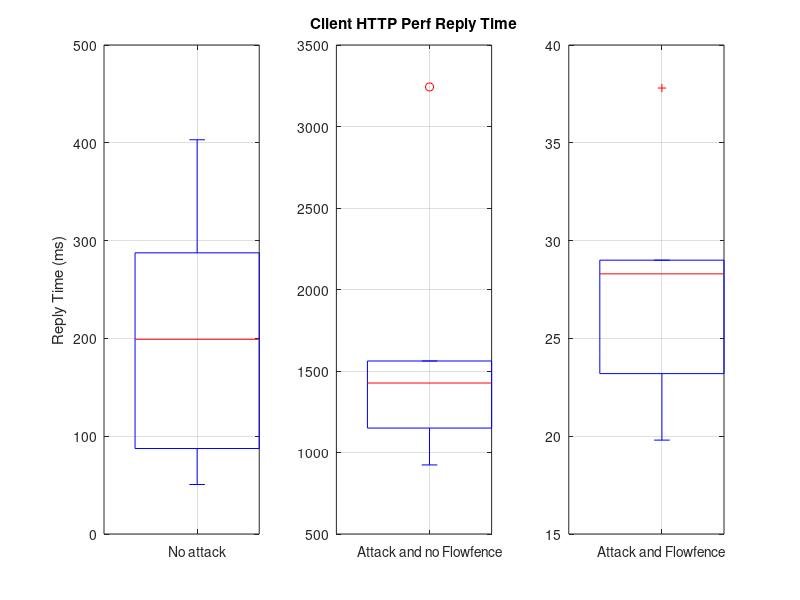

Recreate this plot in MATLAB.
clc;
clear all;
close all;

pingNoAttackTimes = csvread('httpPerfNoAttack/times.txt');
pingAttackTimes = csvread('httpPerfAttack/times.txt');
pingDefenseTimes = csvread('httpPerfDefense/times.txt');

figure(1)

%boxplot(times,'labels',{'With no attack', 'With attack and no Flowfence', 'With attack and Flowfence'});
a = subplot(1,3,1)

boxplot(pingNoAttackTimes, 'labels',{'No attack'});
txt = findobj(gca,'Type','text');
set(findobj(gca,'Type','text'),'FontSize',20)
set(txt(1:end),'VerticalAlignment', 'Middle');
grid on

b=subplot(1,3,2)
boxplot(pingAttackTimes, 'labels',{'Attack and no Flowfence'});
txt = findobj(gca,'Type','text');
set(findobj(gca,'Type','text'),'FontSize',20)
set(txt(1:end),'VerticalAlignment', 'Middle');
grid on

subplot(1,3,3)
boxplot(pingDefenseTimes, 'labels',{'Attack and Flowfence'});
txt = findobj(gca,'Type','text');
set(findobj(gca,'Type','text'),'FontSize',20)
set(txt(1:end),'VerticalAlignment', 'Middle');
grid on

ylabel(a,'Reply Time (ms)')
title(b, 'Client HTTP Perf Reply Time')

% meanUdp100=[meanTxUdpPkts_1' meanRoutedUdpPkts_1' meanRxUdpPkts_1'];
% 
% figure(2)
% boxplot(meanUdp100,'labels',{'Transmitidos', 'Recebidos Roteador', 'Recebidos Servidor'});


% 
% results=importdata('filesNames.csv');
% 
% numTests=7;
% meanTx = zeros(numTests,1);
% meanRx = zeros(numTests,1);
% 
% for i=1:numTests
%     auxStr = strcat(results{i},'/tx_flows_1.txt');     
%     auxTx = csvread(auxStr);
%     meanTx(i,1) = mean(auxTx);
% end
% 
% for i=1:numTests
%     auxStr = strcat(results{i},'/routed_flows_1.txt');
%     auxRouted = csvread(auxStr);
%     meanRouted(i,1) = mean(auxRouted);
% end
% 
% for i=1:numTests
%     auxStr = strcat(results{i},'/rx_flows_1.txt');
%     auxRx = csvread(auxStr);
%     meanRx(i,1) = mean(auxRx);
% end
% 
% format long g
% 
% meanTx
% meanRouted
% meanRx
% 
% figure(2)
% plot(meanTx, 'b');
% plot(auxTx, 'b');
% hold on
%plot(auxRouted, 'k');
%plot(auxRx, 'r');
%hold on;
%plot(meanRx, 'k');

% 
% meanUdp100=[meanTxUdpPkts_1' meanRoutedUdpPkts_1' meanRxUdpPkts_1'];
% 
% figure(2)
% boxplot(meanUdp100,'labels',{'Transmitidos', 'Recebidos Roteador', 'Recebidos Servidor'});
% 
% title('Pacotes por Segundo Inundação UDP Pacotes 1 byte com DETER Flooder')
% txt = findobj(gca,'Type','text');
% set(findobj(gca,'Type','text'),'FontSize',25)
% set(txt(1:end),'VerticalAlignment', 'Middle');
% grid on
% ylabel('Pacotes por Segundo')
% 
